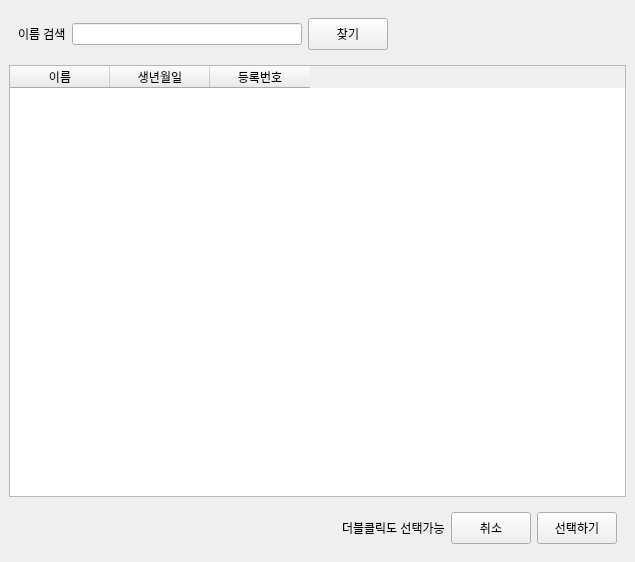
<?xml version="1.0" encoding="UTF-8"?>
<ui version="4.0">
 <class>PatientFinder</class>
 <widget class="QWidget" name="PatientFinder">
  <property name="geometry">
   <rect>
    <x>0</x>
    <y>0</y>
    <width>635</width>
    <height>562</height>
   </rect>
  </property>
  <property name="windowTitle">
   <string>Form</string>
  </property>
  <layout class="QVBoxLayout" name="verticalLayout">
   <property name="spacing">
    <number>0</number>
   </property>
   <property name="leftMargin">
    <number>0</number>
   </property>
   <property name="topMargin">
    <number>0</number>
   </property>
   <property name="rightMargin">
    <number>0</number>
   </property>
   <property name="bottomMargin">
    <number>0</number>
   </property>
   <item>
    <widget class="QWidget" name="widget" native="true">
     <layout class="QVBoxLayout" name="verticalLayout_2">
      <item>
       <widget class="QWidget" name="widget_2" native="true">
        <property name="minimumSize">
         <size>
          <width>0</width>
          <height>50</height>
         </size>
        </property>
        <property name="maximumSize">
         <size>
          <width>16777215</width>
          <height>50</height>
         </size>
        </property>
        <layout class="QHBoxLayout" name="horizontalLayout_2">
         <item>
          <widget class="QLabel" name="label">
           <property name="text">
            <string>이름 검색</string>
           </property>
          </widget>
         </item>
         <item>
          <widget class="QLineEdit" name="le_search"/>
         </item>
         <item>
          <widget class="QPushButton" name="btn_search">
           <property name="sizePolicy">
            <sizepolicy hsizetype="Minimum" vsizetype="Expanding">
             <horstretch>0</horstretch>
             <verstretch>0</verstretch>
            </sizepolicy>
           </property>
           <property name="text">
            <string>찾기</string>
           </property>
          </widget>
         </item>
         <item>
          <spacer name="horizontalSpacer">
           <property name="orientation">
            <enum>Qt::Horizontal</enum>
           </property>
           <property name="sizeHint" stdset="0">
            <size>
             <width>224</width>
             <height>20</height>
            </size>
           </property>
          </spacer>
         </item>
        </layout>
       </widget>
      </item>
      <item>
       <widget class="QTableWidget" name="table_widget_patient_list">
        <property name="editTriggers">
         <set>QAbstractItemView::NoEditTriggers</set>
        </property>
        <property name="selectionMode">
         <enum>QAbstractItemView::SingleSelection</enum>
        </property>
        <property name="selectionBehavior">
         <enum>QAbstractItemView::SelectRows</enum>
        </property>
        <column>
         <property name="text">
          <string>이름</string>
         </property>
        </column>
        <column>
         <property name="text">
          <string>생년월일</string>
         </property>
        </column>
        <column>
         <property name="text">
          <string>등록번호</string>
         </property>
        </column>
       </widget>
      </item>
      <item>
       <widget class="QWidget" name="widget_3" native="true">
        <property name="minimumSize">
         <size>
          <width>0</width>
          <height>50</height>
         </size>
        </property>
        <property name="maximumSize">
         <size>
          <width>16777215</width>
          <height>50</height>
         </size>
        </property>
        <layout class="QHBoxLayout" name="horizontalLayout">
         <item>
          <spacer name="horizontalSpacer_2">
           <property name="orientation">
            <enum>Qt::Horizontal</enum>
           </property>
           <property name="sizeHint" stdset="0">
            <size>
             <width>316</width>
             <height>20</height>
            </size>
           </property>
          </spacer>
         </item>
         <item>
          <widget class="QLabel" name="label_2">
           <property name="text">
            <string>더블클릭도 선택가능</string>
           </property>
          </widget>
         </item>
         <item>
          <widget class="QPushButton" name="btn_cancel">
           <property name="sizePolicy">
            <sizepolicy hsizetype="Minimum" vsizetype="Expanding">
             <horstretch>0</horstretch>
             <verstretch>0</verstretch>
            </sizepolicy>
           </property>
           <property name="text">
            <string>취소</string>
           </property>
          </widget>
         </item>
         <item>
          <widget class="QPushButton" name="btn_confirm">
           <property name="sizePolicy">
            <sizepolicy hsizetype="Minimum" vsizetype="Expanding">
             <horstretch>0</horstretch>
             <verstretch>0</verstretch>
            </sizepolicy>
           </property>
           <property name="text">
            <string>선택하기</string>
           </property>
          </widget>
         </item>
        </layout>
       </widget>
      </item>
     </layout>
    </widget>
   </item>
  </layout>
 </widget>
 <resources/>
 <connections/>
</ui>
